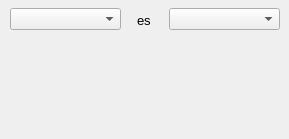
   <widget class="QWidget" name="categoryContents">
    <property name="geometry">
     <rect>
      <x>0</x>
      <y>0</y>
      <width>289</width>
      <height>139</height>
     </rect>
    </property>
    <widget class="QComboBox" name="variableBox">
     <property name="geometry">
      <rect>
       <x>10</x>
       <y>8</y>
       <width>111</width>
       <height>22</height>
      </rect>
     </property>
     <property name="font">
      <font>
       <pointsize>10</pointsize>
      </font>
     </property>
     <property name="editable">
      <bool>false</bool>
     </property>
    </widget>
    <widget class="QComboBox" name="categoryBox">
     <property name="geometry">
      <rect>
       <x>169</x>
       <y>8</y>
       <width>111</width>
       <height>22</height>
      </rect>
     </property>
     <property name="font">
      <font>
       <pointsize>10</pointsize>
      </font>
     </property>
    </widget>
    <widget class="QLabel" name="isLabel">
     <property name="geometry">
      <rect>
       <x>137</x>
       <y>0</y>
       <width>21</width>
       <height>41</height>
      </rect>
     </property>
     <property name="font">
      <font>
       <pointsize>10</pointsize>
      </font>
     </property>
     <property name="layoutDirection">
      <enum>Qt::LeftToRight</enum>
     </property>
     <property name="text">
      <string>es</string>
     </property>
    </widget>
   </widget>
